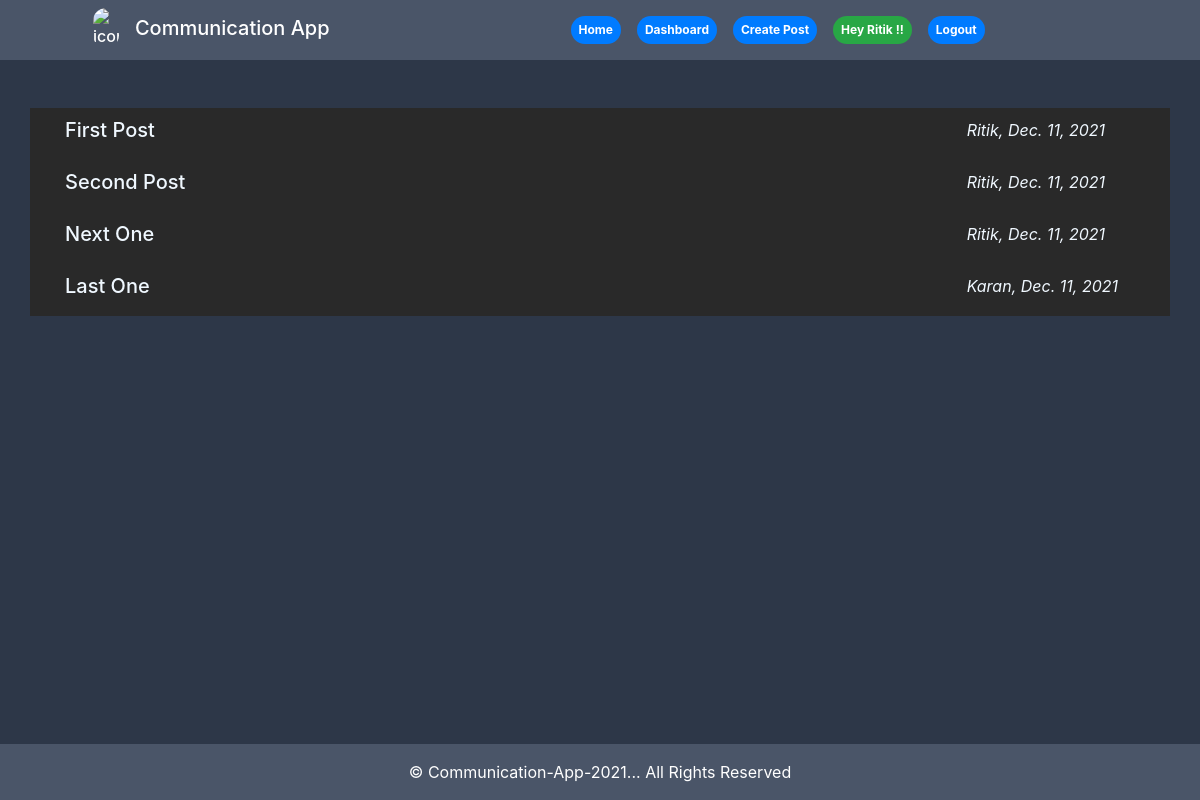
/channel/1 (signed in), run on the app's committed database.
### landing/models.py (models this page shows, shortened)
class Base_model(models.Model):
    created_date = models.DateField(auto_now_add=True)
    updated_date = models.DateField(auto_now_add=True)
    class Meta:
        abstract = True

class ChannelPost(Base_model):
    post_data = models.TextField(max_length=5000)
    user = models.ForeignKey(User, on_delete=models.SET_NULL,related_name="ChannelPost",null=True,)
    channel = models.ForeignKey(Channel, on_delete=models.SET_NULL, null=True,)

### landing/views.py (the view)
# urls.py: path('channel/<int:pk>', views.openChannel, name="Open Channel"),
def openChannel(request, pk):
    if (request.user.is_anonymous):
        return render(request, 'error.html')
    channel = Channel.objects.get(id=pk)
    user_list = channel.users.split(",")
    cur_user = str(request.user)
    allow_post = False
    print(cur_user, user_list)
    if cur_user in user_list:
        allow_post = True
    elif channel.owner == request.user:
        allow_post = True
    else:
        messages.error(request, "You Don't have permission for this group...")
        return redirect('home')
    posts = ChannelPost.objects.filter(channel=channel).order_by("-created_date")
    return render(request, 'channel.html', {"posts":posts, "channel":False, "post":allow_post, "channel_id":pk})

### templates/channel.html (shortened to what this page needs)
{% extends 'base.html' %}
{% block body %}
{% load humanize %}
<div class="container my-5">
    {% if posts.count > 0 %}
    {% for post in posts %}
    <div class="row" style="color: aliceblue; background:rgb(41, 41, 41); padding: 10px 20px; margin-top: 0px;">
        <h5 class="col-md-10" >{{post.post_data}}</h5>
        <i>{{post.user.first_name}}, {{post.created_date}}</i>
    </div>
    {% endfor %}
    {% else %}
    <div class="row" style="color: aliceblue; background:rgb(41, 41, 41); padding: 10px 20px; margin-top: 0px;">
        <h5 class="col-md-12" style="text-align: center;">No Post is available in this Channel..</h5>
    </div>
    {% endif %}
</div>
{% endblock body %}

### templates/base.html (shortened to what this page needs)
<!doctype html>
<html lang="en">
<head>
    <link href="https://unpkg.com/tailwindcss@^1.0/dist/tailwind.min.css" rel="stylesheet">
    <link rel="stylesheet" href="https://maxcdn.bootstrapcdn.com/bootstrap/4.0.0/css/bootstrap.min.css"
>
</head>
<body class="bg-gray-800">
    <header class="text-gray-500 bg-gray-700 body-font">
        <div class="container mx-auto flex flex-wrap py-2 flex-col md:flex-row items-center">
            <a class="flex title-font font-medium items-center text-white mb-1 md:mb-0 ml-5 mr-5" href="/">
                <img src="https://encrypted-tbn0.gstatic.com/images?q=tbn%3AANd9GcRBTm52YMz9XsSELg1RXv7V-k4JyemAExhaRQ&usqp=CAU" alt="icon" style="width: 10%; height: 10%;" class="rounded-full">
                <span class="ml-3 text-xl">Communication App</span>
            </a>
            <nav class="md:ml-auto md:mr-auto flex flex-wrap items-center text-base justify-center">
                <a class="mr-3 badge badge-primary badge-pill p-2" href="/">Home</a>
            {% if user.is_authenticated %}
            <a href="/dashboard/" class="badge badge-primary badge-pill mr-3 p-2">Dashboard</a>
            {% if post %}
            <a class="mr-3 badge badge-primary badge-pill p-2" href="" data-toggle="modal" data-target="#post">Create Post</a>
            {% endif %}
            <h6 class="mr-3 badge badge-success badge-pill p-2 mt-2">Hey {{ request.user.first_name|capfirst }} !!</h5>
            <a href="/logout/" class="badge badge-primary badge-pill p-2">Logout</a>
            {% else %}
                <button type="button" class="badge badge-primary badge-pill mr-3 p-2" data-toggle="modal" data-target="#login">LogIn
                </button>
                <button type="button" class="badge badge-primary badge-pill mr-3 p-2" data-toggle="modal" data-target="#signup">SignUp
                </button>
            {% endif %}
            </nav>
        </div>
    </header>
    {% block body %}
    {% endblock body %}
    <div class="footer bg-gray-700 pt-3">
        <p>&copy; Communication-App-2021... All Rights Reserved</p>
        </div>
</body>
</html>

### templates/base.html (style rules this page uses)
.footer { position: fixed; left: 0; bottom: 0; width: 100%; color: white; text-align: center; }

### data on the page
ChannelPost: post_data "First Post", user.first_name "Ritik", created_date "Dec. 11, 2021"
ChannelPost: post_data "Second Post", user.first_name "Ritik", created_date "Dec. 11, 2021"
ChannelPost: post_data "Next One", user.first_name "Ritik", created_date "Dec. 11, 2021"
ChannelPost: post_data "Last One", user.first_name "Karan", created_date "Dec. 11, 2021"

### other printed values
{{ request.user.first_name|capfirst }} "Ritik"
